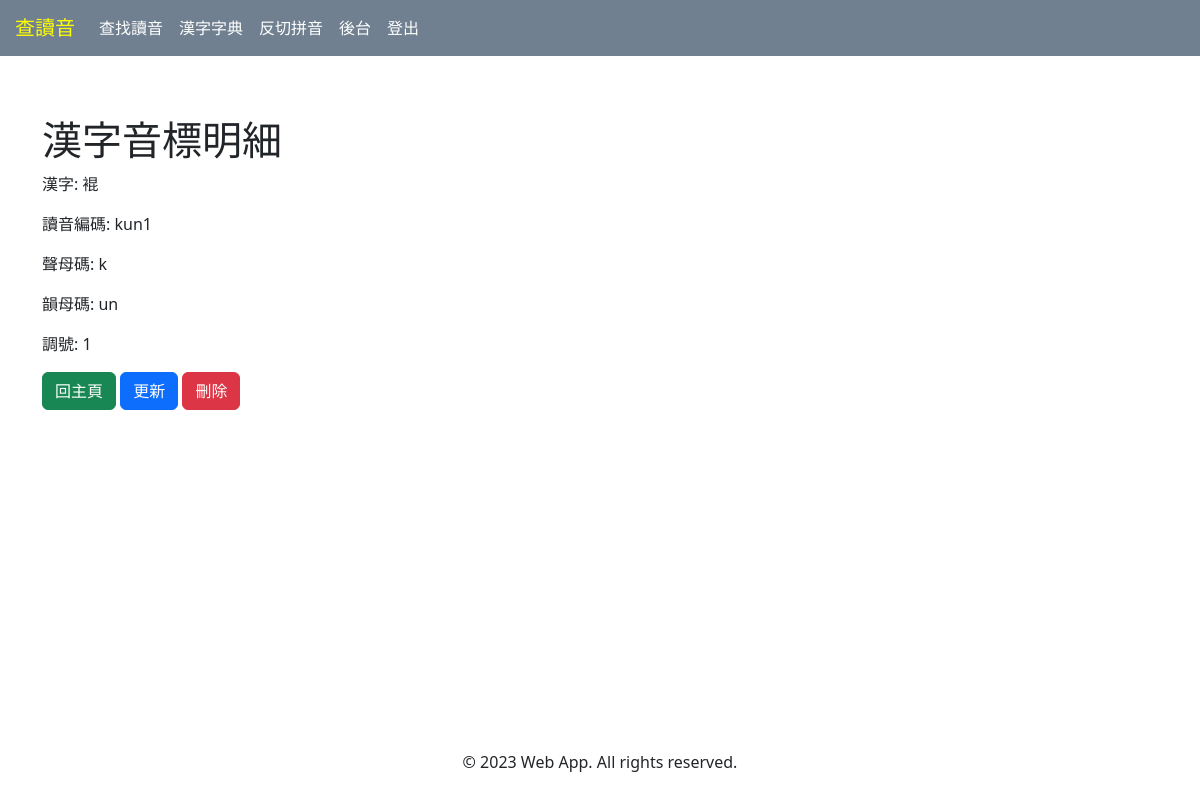
Page /han_ji_dict/10678/ on the committed database.
### han_ji_dict/models.py (models this page shows, shortened)
class HanJi(models.Model):
    han_ji = models.CharField(max_length=2, default='')
    chu_im = models.CharField(max_length=10, default='')
    freq = models.FloatField(default=0.0)
    siann = models.CharField(max_length=2, default='')
    un = models.CharField(max_length=5, default='')
    tiau = models.IntegerField(default=0)
    old_chu_im = models.CharField(max_length=10, null=True)
    sni_siann = models.CharField(max_length=10, default='')
    sni_un = models.CharField(max_length=10, default='')

### han_ji_dict/views.py (the view)
# urls.py: path('<int:pk>/', views.HanJiDetailView.as_view(), name='detail'),
class HanJiDetailView(DetailView):
    model = HanJi
    template_name = 'han_ji_dict/detail.html'
    success_url = reverse_lazy('han_ji_dict:home')

### han_ji_dict/templates/han_ji_dict/detail.html (shortened to what this page needs)
{% extends "han_ji_dict/base.html" %}
{% block han_ji_dict_content %}
<h1>漢字音標明細</h1>
<p>漢字: {{ object.han_ji }}</p>
<p>讀音編碼: {{ object.chu_im }}</p>
<p>聲母碼: {{ object.siann }}</p>
<p>韻母碼: {{ object.un }}</p>
<p>調號: {{ object.tiau }}</p>
<a href="{% url 'han_ji_dict:home' %}" class="btn btn-success">回主頁</a>
<a href="{% url 'han_ji_dict:update' object.pk %}" class="btn btn-primary">更新</a>
<a href="{% url 'han_ji_dict:delete' object.pk %}" class="btn btn-danger">刪除</a>
{% endblock %}

### static/css/site.css (style rules this page uses)
html { height: 100%; }
body { display: flex; flex-direction: column; min-height: 100%; }

### han_ji_dict/static/han_ji_dict/css/han_ji_dict.css (style rules this page uses)
body { background-color: white; }

### rows in the picture
HanJi: han_ji "裩", chu_im "kun1", siann "k", un "un", tiau "1"
